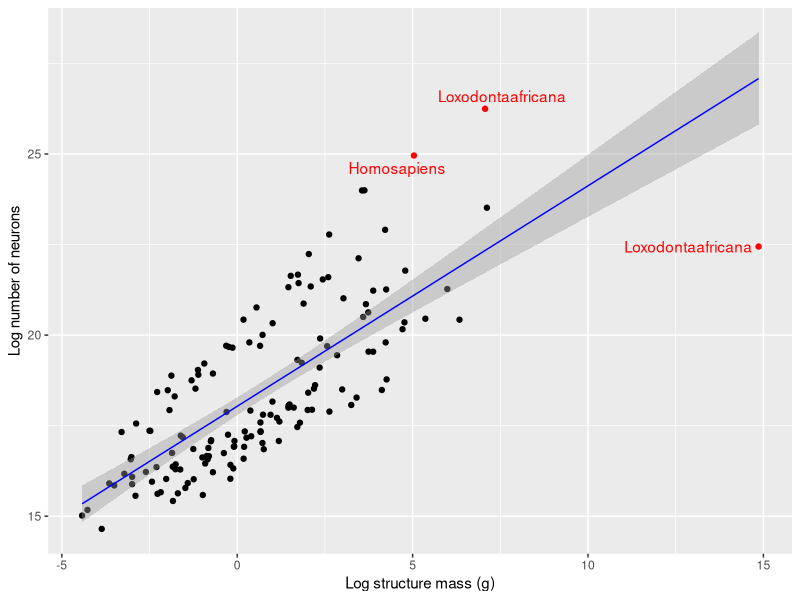
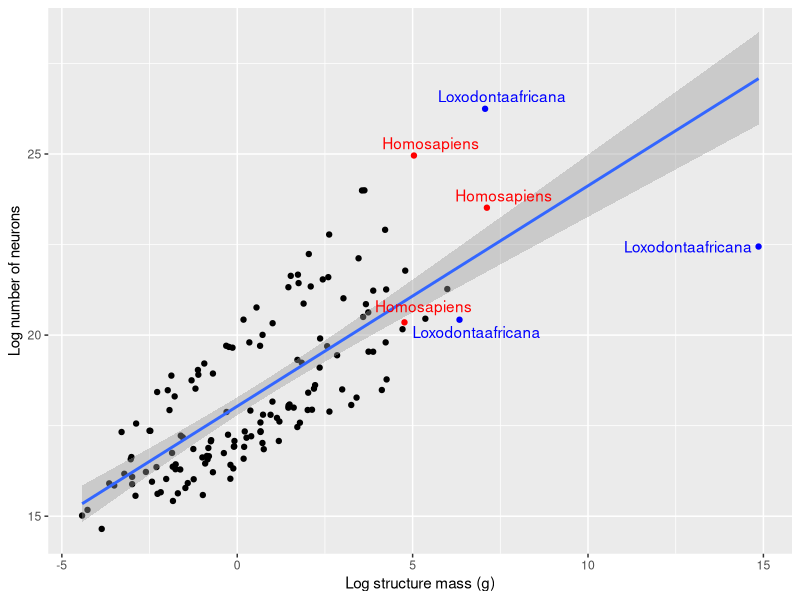
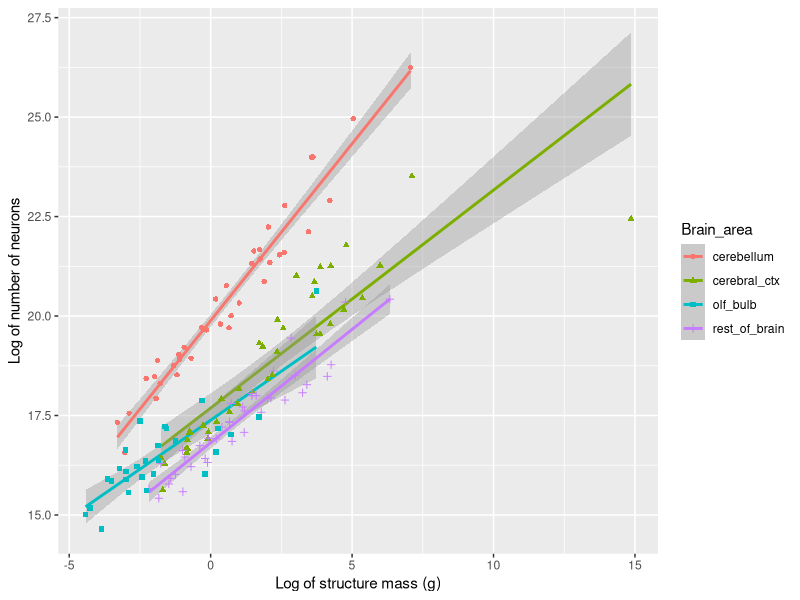
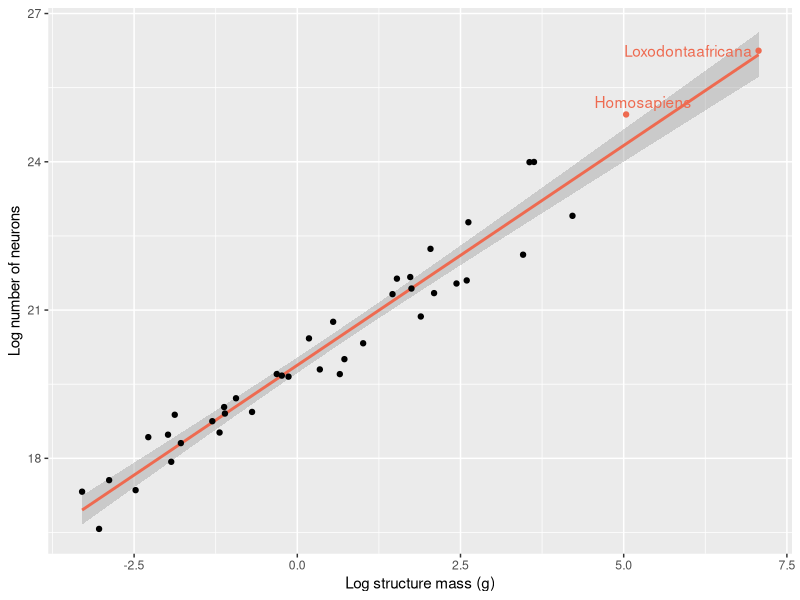
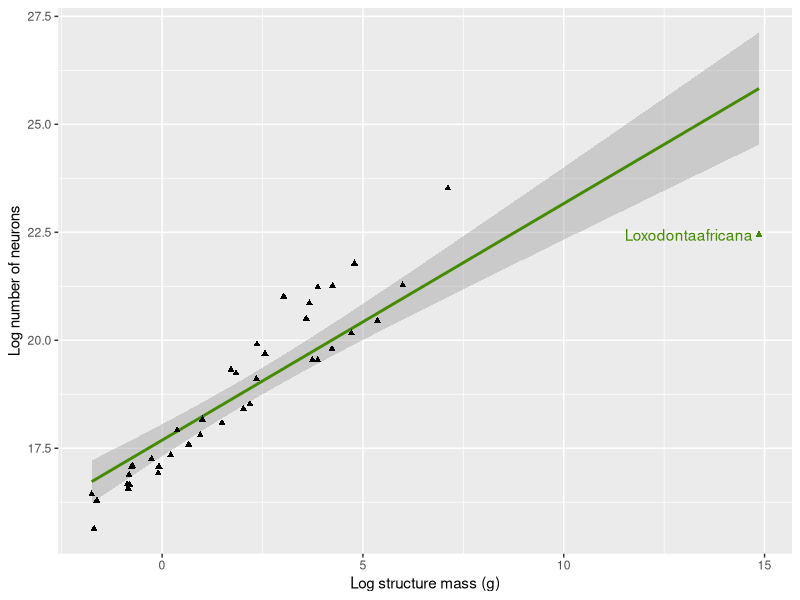
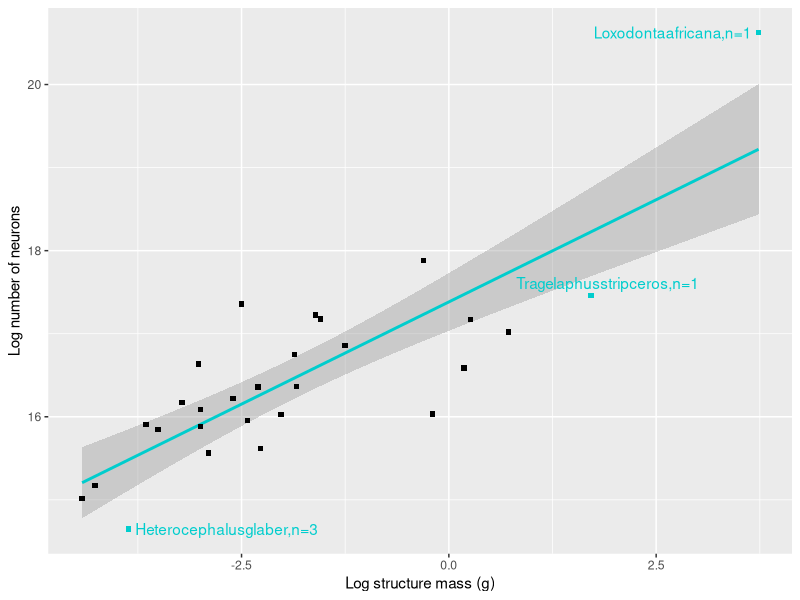
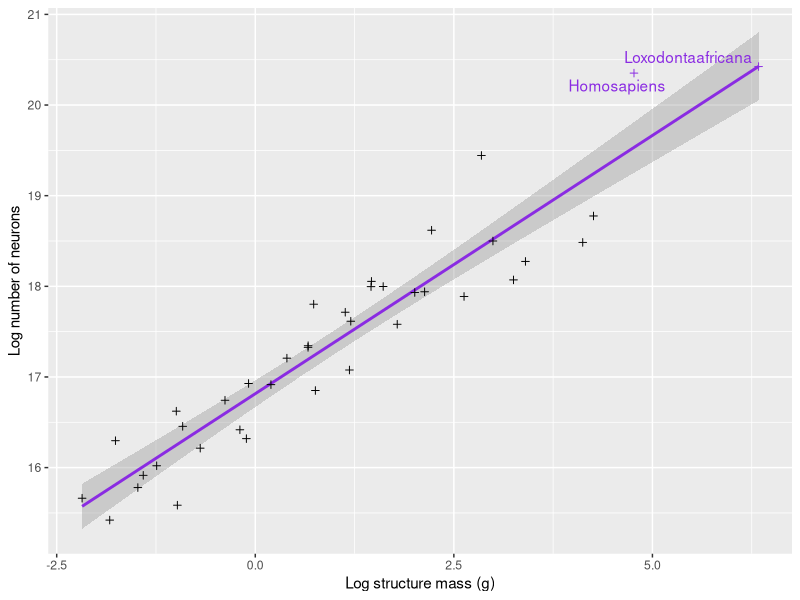
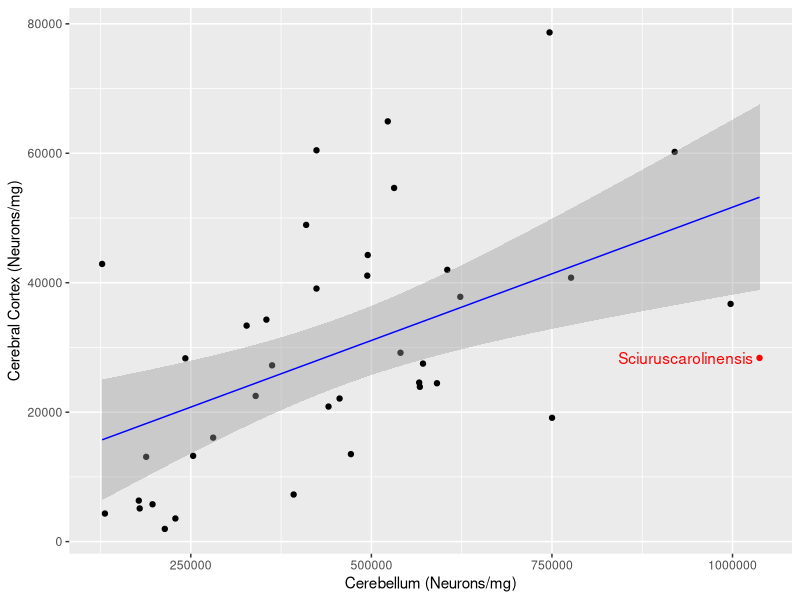

Source code (R) for these figures, in order:
## ---- chunk 1
knitr::opts_chunk$set(echo = TRUE)
library(ggplot2)
library(magrittr)
library(gdata)
library(ggrepel)
library(dplyr)
## ---- chunk 2
#load data

hh <- read.csv("../data/cleaned/herculano-houtzel-all.csv")

#Separating different brain areas

cerebellum_dat <- hh[which(hh$Brain_area == 'cerebellum'),]
cerebral_ctx_dat <- hh[which(hh$Brain_area == 'cerebral_ctx'), ]
olf_bulb_dat <- hh[which(hh$Brain_area == 'olf_bulb'), ]
whole_brain_dat <- hh[which(hh$Brain_area == 'whole_brain'), ]
rest_of_brain_dat <- hh[which(hh$Brain_area == 'rest_of_brain'), ]

cerebellum_dat
cerebral_ctx_dat
olf_bulb_dat
whole_brain_dat
rest_of_brain_dat

## ---- chunk 3

#define reg_func for abline

reg_func <- lm(log(N_neurons) ~ log(Mass_g), data = hh)
coeff = coefficients(reg_func)
slp = round(coeff[2],1)
inp = round(coeff[1],1)

#equation of the regression line

eq = paste0("y = ", slp, "*x + ", inp)
## ---- chunk 4

#define x and y axis variables

wt <- log(hh$Mass_g)
neur <- log(hh$N_neurons)

#Define the upper and lower limit of outliers for x- and y-axes

##Defining Q1, Q3, upperlimit, and lowerlimit of x-axis (Mass(g))

Quart_for_wt <- quantile(wt)

Q3_for_wt <- Quart_for_wt[4]
Q1_for_wt <- Quart_for_wt[2]

upperlimit_for_wt <- Q3_for_wt + 1.5*IQR(wt)
lowerlimit_for_wt <- Q1_for_wt - 1.5*IQR(wt)

#Defining Q1, Q3, upperlimit, and lowerlimit of x-axis (Mass(g))

Quart_for_neur <- quantile(neur)

Q3_for_neur <- Quart_for_neur[4]
Q1_for_neur <- Quart_for_neur[2]

upperlimit_for_neur <- Q3_for_neur + 1.5*IQR(neur)
lowerlimit_for_neur <- Q1_for_neur - 1.5*IQR(neur)

#Plot the data with outliers

hh %>%
    ggplot() +
    aes(x = wt, y = neur) +
    labs(x = "Log structure mass (g)", y = "Log number of neurons") +
    geom_point(col = ifelse((wt > upperlimit_for_wt | 
                               neur > upperlimit_for_neur | 
                               wt < lowerlimit_for_wt | 
                               neur < lowerlimit_for_neur), "red", "black")) +
    geom_smooth(method = "lm" ,color = "blue", size = 0.5) +
    geom_text_repel(aes(label = ifelse((wt > upperlimit_for_wt | 
                                          neur> upperlimit_for_neur | 
                                          wt < lowerlimit_for_wt | 
                                          neur < lowerlimit_for_neur), 
                                       paste0(Species), "")), col = "red")
## ---- chunk 5

centerText(eq)

## ---- chunk 6
#plot same data with 'homosapiens' and 'loxodontaafricans' labelled

hh %>%
    ggplot() +
    aes(x = wt, y = neur) +
    labs(x = "Log structure mass (g)", y = "Log number of neurons") +
    geom_point(col = ifelse(hh$Species == "Homosapiens", "red",
                            (ifelse(hh$Species == "Loxodontaafricana", "blue", "black")))) +
    #geom_abline(intercept = inp, slope = slp, color = "blue", size = 0.5) +
    geom_smooth(method="lm") +
    geom_text_repel(aes(label = ifelse(hh$Species == "Homosapiens", paste0(Species),
                                (ifelse(hh$Species == "Loxodontaafricana", paste0(Species), "")))),
                                      col = ifelse(hh$Species == "Homosapiens", "red",
                                            (ifelse(hh$Species == "Loxodontaafricana", "blue", "black"))))

## ---- chunk 7
# Plot with diff shape, color for brain areas
# Worked on in lab meeting 2017-10-19
hh %>%
  select(Species, Mass_g, N_neurons, Brain_area) %>%
  group_by(Species) %>% 
  # mutate(Whole_brain_g = sum(Mass_g), Whole_brain_n = sum(N_neurons)) %>%
  ggplot() +
  aes(x=log(Mass_g), y=log(N_neurons), shape=Brain_area, color=Brain_area) +
  labs(x = "Log of structure mass (g)", y = "Log of number of neurons") +
  geom_smooth(method = "lm") +
  geom_point()
## ---- chunk 8

#Take logs for neurons and mass

cerebellum_mass <- log(cerebellum_dat$Mass_g)
cerebellum_neur <- log(cerebellum_dat$N_neurons)

#Define quartiles for cerebellum data points

Quartile_cerebellum_mass <- quantile(cerebellum_mass)
Quartile_cerebellum_neurons <- quantile(cerebellum_neur)

#Define Q1 and Q3 for Mass_g and N_neurons

cerebellum_q1_mass <- Quartile_cerebellum_mass[2]
cerebellum_q3_mass <- Quartile_cerebellum_mass[4]

cerebellum_q1_neurons <- Quartile_cerebellum_neurons[2]
cerebellum_q3_neurons <- Quartile_cerebellum_neurons[4]

#Define the upper and lower limits for outliers

UL_cerebellum_mass <- cerebellum_q3_mass + IQR(cerebellum_mass)
LL_cerebellum_mass <- cerebellum_q1_mass - IQR(cerebellum_mass)

UL_cerebellum_neurons <- cerebellum_q3_neurons + IQR(cerebellum_neur)
LL_cerebellum_neurons <- cerebellum_q1_neurons - IQR(cerebellum_neur)

#Plot for cerebellum data only and finding only its outliers

cerebellum_dat %>%
  ggplot()+
  aes(x = cerebellum_mass, y = cerebellum_neur) +
  labs(x = "Log structure mass (g)", y = "Log number of neurons") +
  geom_smooth(method = "lm", col = "coral2") +
  geom_point(col = ifelse(cerebellum_mass > UL_cerebellum_mass |
                          cerebellum_neur > UL_cerebellum_neurons |
                          cerebellum_mass < LL_cerebellum_mass |
                          cerebellum_neur < LL_cerebellum_neurons, "coral2", "black")) +
  geom_text_repel(aes(label = ifelse(cerebellum_mass > UL_cerebellum_mass |
                          cerebellum_neur > UL_cerebellum_neurons |
                          cerebellum_mass < LL_cerebellum_mass |
                          cerebellum_neur < LL_cerebellum_neurons, paste(cerebellum_dat$Species), "")),
                                      col = ifelse(cerebellum_mass > UL_cerebellum_mass |
                          cerebellum_neur > UL_cerebellum_neurons |
                          cerebellum_mass < LL_cerebellum_mass |
                          cerebellum_neur < LL_cerebellum_neurons, "coral2", "black"))
## ---- chunk 9

#Take logs for neurons and mass

cerebral_ctx_mass <- log(cerebral_ctx_dat$Mass_g)
cerebral_ctx_neur <- log(cerebral_ctx_dat$N_neurons)

#Define quartiles for cerebellum data points

Quartile_cerebral_ctx_mass <- quantile(cerebral_ctx_mass)
Quartile_cerebral_ctx_neurons <- quantile(cerebral_ctx_neur)

#Define Q1 and Q3 for Mass_g and N_neurons

cerebral_ctx_q1_mass <- Quartile_cerebral_ctx_mass[2]
cerebral_ctx_q3_mass <- Quartile_cerebral_ctx_mass[4]

cerebral_ctx_q1_neurons <- Quartile_cerebral_ctx_neurons[2]
cerebral_ctx_q3_neurons <- Quartile_cerebral_ctx_neurons[4]

#Define the upper and lower limits for outliers

UL_cerebral_ctx_mass <- cerebral_ctx_q3_mass + IQR(cerebral_ctx_mass)
LL_cerebral_ctx_mass <- cerebral_ctx_q1_mass - IQR(cerebral_ctx_mass)

UL_cerebral_ctx_neurons <- cerebral_ctx_q3_neurons + IQR(cerebral_ctx_neur)
LL_cerebral_ctx_neurons <- cerebral_ctx_q1_neurons - IQR(cerebral_ctx_neur)

#Plot for cerebellum data only and finding only its outliers

cerebral_ctx_dat %>%
  ggplot()+
  aes(x = cerebral_ctx_mass, y = cerebral_ctx_neur) +
  labs(x = "Log structure mass (g)", y = "Log number of neurons") +
  geom_smooth(method = "lm", col = "chartreuse4") +
  geom_point(col = ifelse(cerebral_ctx_mass > UL_cerebral_ctx_mass |
                          cerebral_ctx_neur > UL_cerebral_ctx_neurons |
                          cerebral_ctx_mass < LL_cerebral_ctx_mass |
                          cerebral_ctx_neur < LL_cerebral_ctx_neurons, "chartreuse4", "black"), shape = 17) +
  geom_text_repel(aes(label = ifelse(cerebral_ctx_mass > UL_cerebral_ctx_mass |
                          cerebral_ctx_neur > UL_cerebral_ctx_neurons |
                          cerebral_ctx_mass < LL_cerebral_ctx_mass |
                          cerebral_ctx_neur < LL_cerebral_ctx_neurons, paste(cerebral_ctx_dat$Species), "")),
                                      col = ifelse(cerebral_ctx_mass > UL_cerebral_ctx_mass |
                          cerebral_ctx_neur > UL_cerebral_ctx_neurons |
                          cerebral_ctx_mass < LL_cerebral_ctx_mass |
                          cerebral_ctx_neur < LL_cerebral_ctx_neurons, "chartreuse4", "black"))
## ---- chunk 10

#Take logs for neurons and mass

olf_bulb_mass <- log(olf_bulb_dat$Mass_g)
olf_bulb_neur <- log(olf_bulb_dat$N_neurons)

#Define quartiles for cerebellum data points

Quartile_olf_bulb_mass <- quantile(olf_bulb_mass)
Quartile_olf_bulb_neurons <- quantile(olf_bulb_neur)

#Define Q1 and Q3 for Mass_g and N_neurons

olf_bulb_q1_mass <- Quartile_olf_bulb_mass[2]
olf_bulb_q3_mass <- Quartile_olf_bulb_mass[4]

olf_bulb_q1_neurons <- Quartile_olf_bulb_neurons[2]
olf_bulb_q3_neurons <- Quartile_olf_bulb_neurons[4]

#Define the upper and lower limits for outliers

UL_olf_bulb_mass <- olf_bulb_q3_mass + IQR(olf_bulb_mass)
LL_olf_bulb_mass <- olf_bulb_q1_mass - IQR(olf_bulb_mass)

UL_olf_bulb_neurons <- olf_bulb_q3_neurons + IQR(olf_bulb_neur)
LL_olf_bulb_neurons <- olf_bulb_q1_neurons - IQR(olf_bulb_neur)

#Plot for cerebellum data only and finding only its outliers

olf_bulb_dat %>%
  ggplot()+
  aes(x = olf_bulb_mass, y = olf_bulb_neur) +
  labs(x = "Log structure mass (g)", y = "Log number of neurons") +
  geom_smooth(method = "lm", col = "cyan3") +
  geom_point(col = ifelse(olf_bulb_mass > UL_olf_bulb_mass |
                          olf_bulb_neur > UL_olf_bulb_neurons |
                          olf_bulb_mass < LL_olf_bulb_mass |
                          olf_bulb_neur < LL_olf_bulb_neurons, "cyan3", "black"), shape = 15) +
  geom_text_repel(aes(label = ifelse(olf_bulb_mass > UL_olf_bulb_mass |
                          olf_bulb_neur > UL_olf_bulb_neurons |
                          olf_bulb_mass < LL_olf_bulb_mass |
                          olf_bulb_neur < LL_olf_bulb_neurons, paste(olf_bulb_dat$Species), "")),
                                      col = ifelse(olf_bulb_mass > UL_olf_bulb_mass |
                          olf_bulb_neur > UL_olf_bulb_neurons |
                          olf_bulb_mass < LL_olf_bulb_mass |
                          olf_bulb_neur < LL_olf_bulb_neurons, "cyan3", "black"))
## ---- chunk 11

#Take logs for neurons and mass

rest_of_brain_mass <- log(rest_of_brain_dat$Mass_g)
rest_of_brain_neur <- log(rest_of_brain_dat$N_neurons)

#Define quartiles for cerebellum data points

Quartile_rest_of_brain_mass <- quantile(rest_of_brain_mass)
Quartile_rest_of_brain_neurons <- quantile(rest_of_brain_neur)

#Define Q1 and Q3 for Mass_g and N_neurons

rest_of_brain_q1_mass <- Quartile_rest_of_brain_mass[2]
rest_of_brain_q3_mass <- Quartile_rest_of_brain_mass[4]

rest_of_brain_q1_neurons <- Quartile_rest_of_brain_neurons[2]
rest_of_brain_q3_neurons <- Quartile_rest_of_brain_neurons[4]

#Define the upper and lower limits for outliers

UL_rest_of_brain_mass <- rest_of_brain_q3_mass + IQR(rest_of_brain_mass)
LL_rest_of_brain_mass <- rest_of_brain_q1_mass - IQR(rest_of_brain_mass)

UL_rest_of_brain_neurons <- rest_of_brain_q3_neurons + IQR(rest_of_brain_neur)
LL_rest_of_brain_neurons <- rest_of_brain_q1_neurons - IQR(rest_of_brain_neur)

#Plot for cerebellum data only and finding only its outliers

rest_of_brain_dat %>%
  ggplot()+
  aes(x = rest_of_brain_mass, y = rest_of_brain_neur) +
  labs(x = "Log structure mass (g)", y = "Log number of neurons") +
  geom_smooth(method = "lm", col = "blueviolet") +
  geom_point(col = ifelse(rest_of_brain_mass > UL_rest_of_brain_mass |
                          rest_of_brain_neur > UL_rest_of_brain_neurons |
                          rest_of_brain_mass < LL_rest_of_brain_mass |
                          rest_of_brain_neur < LL_rest_of_brain_neurons, "blueviolet", "black"), shape = 3) +
  geom_text_repel(aes(label = ifelse(rest_of_brain_mass > UL_rest_of_brain_mass |
                          rest_of_brain_neur > UL_rest_of_brain_neurons |
                          rest_of_brain_mass < LL_rest_of_brain_mass |
                          rest_of_brain_neur < LL_rest_of_brain_neurons, paste(rest_of_brain_dat$Species), "")),
                                      col = ifelse(rest_of_brain_mass > UL_rest_of_brain_mass |
                          rest_of_brain_neur > UL_rest_of_brain_neurons |
                          rest_of_brain_mass < LL_rest_of_brain_mass |
                          rest_of_brain_neur < LL_rest_of_brain_neurons, "blueviolet", "black"))
## ---- chunk 12

# newdataset <- hh %>% select(Brain_area, Species, N_neurons)
# newdataset <- newdataset[!(newdataset$Brain_area == "rest_of_brain" | newdataset$Brain_area == "olf_bulb"), ]
# newdataset <- newdataset %>% group_by(newdataset$Brain_area)
# newdataset
## ---- chunk 13

#define a new dataset for this plot

cerebellum_neurons_permg <- data.frame(cerebellum_dat$Species, cerebellum_dat$Neurons_per_mg)
cerebral_ctx_neurons_permg <- data.frame(cerebral_ctx_dat$Species, cerebral_ctx_dat$Neurons_per_mg)
cerebellum_neurons_permg <- cerebellum_neurons_permg[-15, ]

Neurons_per_mg_of_two <- data.frame(cerebral_ctx_neurons_permg, cerebellum_neurons_permg$cerebellum_dat.Neurons_per_mg)
names(Neurons_per_mg_of_two) <- c("Species", "cerebral_ctx1", "cerebellum1")

#Creating slope and intercept

# reg_func1 <- lm(cerebral_ctx1 ~ cerebellum1, data = Neurons_per_mg_of_two)
# coeff1 = coefficients(reg_func1)
# slp1 = coeff1[2]
# inp1 = coeff1[1]

#Define the upper and lower limit of outliers for x- and y-axes

##Defining Q1, Q3, upperlimit, and lowerlimit of x-axis (cerebellum)

Quart_for_cerebellum1 <- quantile(Neurons_per_mg_of_two$cerebellum1)

Q3_for_cerebellum1 <- Quart_for_cerebellum1[4]
Q1_for_cerebellum1 <- Quart_for_cerebellum1[2]

upperlimit_for_cerebellum1 <- Q3_for_cerebellum1 + 1.5*IQR(Neurons_per_mg_of_two$cerebellum1)
lowerlimit_for_cerebellum1 <- Q1_for_cerebellum1 - 1.5*IQR(Neurons_per_mg_of_two$cerebellum1)

#Defining Q1, Q3, upperlimit, and lowerlimit of x-axis (cerebral cortex)

Quart_for_cerebral_ctx1 <- quantile(Neurons_per_mg_of_two$cerebral_ctx1)

Q3_for_cerebral_ctx1 <- Quart_for_cerebral_ctx1[4]
Q1_for_cerebral_ctx1 <- Quart_for_cerebral_ctx1[2]

upperlimit_for_cerebral_ctx1 <- Q3_for_cerebral_ctx1 + 1.5*IQR(Neurons_per_mg_of_two$cerebral_ctx1)
lowerlimit_for_cerebral_ctx1 <- Q1_for_cerebral_ctx1 - 1.5*IQR(Neurons_per_mg_of_two$cerebral_ctx1)

#Plot the data with outliers

Neurons_per_mg_of_two %>%
    ggplot() +
    aes(x = Neurons_per_mg_of_two$cerebellum1, y = Neurons_per_mg_of_two$cerebral_ctx1) +
    labs(x = "Cerebellum (Neurons/mg)", y = "Cerebral Cortex (Neurons/mg)") +
    geom_point(col = ifelse((Neurons_per_mg_of_two$cerebellum1 > upperlimit_for_cerebellum1 |
                            Neurons_per_mg_of_two$cerebral_ctx1> upperlimit_for_cerebral_ctx1),
                            "red", "black")) +
    geom_smooth(method = "lm", color = "blue", size = 0.5) +
    geom_text_repel(aes(label = ifelse((Neurons_per_mg_of_two$cerebellum1 > upperlimit_for_cerebellum1 |
                                        Neurons_per_mg_of_two$cerebral_ctx1 > upperlimit_for_cerebral_ctx1 |
                                        Neurons_per_mg_of_two$cerebellum1 < lowerlimit_for_cerebellum1 |
                                        Neurons_per_mg_of_two$cerebral_ctx1 < lowerlimit_for_cerebral_ctx1),
                                        paste0(Species), "")), col = "red")

## ---- chunk 14

#plot same data with only 'homosapiens', 'loxodontaafricans', and 'Sciuruscarolinensis' labelled

Neurons_per_mg_of_two %>%
    ggplot() +
    aes(x = Neurons_per_mg_of_two$cerebellum1, y = Neurons_per_mg_of_two$cerebral_ctx1) +
    labs(x = "Cerebellum (Neurons/mg)", y = "Cerebral Cortex (Neurons/mg)") +
    geom_point(col = ifelse(Neurons_per_mg_of_two$Species == "Homosapiens", "red",
                            (ifelse(Neurons_per_mg_of_two$Species == "Sciuruscarolinensis", "blue",
                            (ifelse(Neurons_per_mg_of_two$Species == "Loxodontaafricana", "green", "black")))))) +
    geom_smooth(method="lm", color = "blue", size = 0.5) +
    geom_text_repel(aes(label = ifelse(Neurons_per_mg_of_two$Species == "Homosapiens", paste0(Species),
                                (ifelse(Neurons_per_mg_of_two$Species == "Sciuruscarolinensis", paste0(Species),
                                (ifelse(Neurons_per_mg_of_two$Species == "Loxodontaafricana", paste0(Species), "")))))),
                                  col = ifelse(Neurons_per_mg_of_two$Species == "Homosapiens", "red",
                                        (ifelse(Neurons_per_mg_of_two$Species == "Sciuruscarolinensis", "blue",
                                        (ifelse(Neurons_per_mg_of_two$Species == "Loxodontaafricana", "green", "black"))))))

## ---- chunk 15

hh %>%
  select(Order, Mass_g, N_neurons) %>%
  group_by(Order) %>% 
  ggplot() +
  aes(x=log(Mass_g), y=log(N_neurons), shape=Order, color=Order) +
  labs(x = "Log of structure mass (g)", y = "Log of number of neurons") +
  geom_smooth(method = "lm") +
  geom_point()

#Finding outliers
# 
# is_outlier <- function(x) {
#   return(x < quantile(hh, 0.25) - 1.5 * IQR(hh$Mass_g) | x > quantile(x, 0.75) + 1.5 * IQR(hh$Mass_g))
# }



hh %>%
  group_by(Order) %>%
  ggplot() +
  aes(x = Order, y = log(Mass_g)) +
  geom_boxplot(aes(color = Brain_area))




# homosapiens <- hh$Species == Homosapiens
# hh %>%
#   ggplot()+
#   aes(x= homosapiens, y= hh$Mass_g)+
#   geom_bar(width = 1, stat = "identity")

# boxplot(log(cerebellum_dat$Mass_g), outlier.col = 'blue', at=1, xlim=c(0, 3))
# boxplot(log(cerebral_ctx_dat$Mass_g), at=2, add=TRUE)
